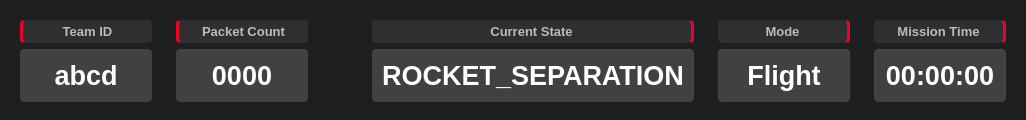
        <widget class="QFrame" name="header_frame">
         <property name="minimumSize">
          <size>
           <width>0</width>
           <height>120</height>
          </size>
         </property>
         <property name="maximumSize">
          <size>
           <width>16777215</width>
           <height>120</height>
          </size>
         </property>
         <property name="styleSheet">
          <string notr="true">border:none;
margin: 0px;
padding: 0px;
background-color: rgb(30, 31, 32);
border-radius: 4px;
</string>
         </property>
         <property name="frameShape">
          <enum>QFrame::NoFrame</enum>
         </property>
         <property name="frameShadow">
          <enum>QFrame::Raised</enum>
         </property>
         <layout class="QHBoxLayout" name="horizontalLayout_2">
          <item>
           <widget class="QFrame" name="team_id_container">
            <property name="minimumSize">
             <size>
              <width>150</width>
              <height>100</height>
             </size>
            </property>
            <property name="maximumSize">
             <size>
              <width>150</width>
              <height>100</height>
             </size>
            </property>
            <property name="styleSheet">
             <string notr="true">margin: 0;
padding: 0;
height: 100%;</string>
            </property>
            <property name="frameShape">
             <enum>QFrame::StyledPanel</enum>
            </property>
            <property name="frameShadow">
             <enum>QFrame::Raised</enum>
            </property>
            <layout class="QVBoxLayout" name="verticalLayout_3">
             <property name="leftMargin">
              <number>9</number>
             </property>
             <property name="topMargin">
              <number>9</number>
             </property>
             <property name="rightMargin">
              <number>9</number>
             </property>
             <property name="bottomMargin">
              <number>9</number>
             </property>
             <item>
              <widget class="QLabel" name="team_id_label">
               <property name="minimumSize">
                <size>
                 <width>0</width>
                 <height>23</height>
                </size>
               </property>
               <property name="maximumSize">
                <size>
                 <width>16777215</width>
                 <height>23</height>
                </size>
               </property>
               <property name="font">
                <font>
                 <pointsize>10</pointsize>
                 <italic>false</italic>
                 <bold>true</bold>
                </font>
               </property>
               <property name="layoutDirection">
                <enum>Qt::LeftToRight</enum>
               </property>
               <property name="styleSheet">
                <string notr="true">background: rgb(46, 47, 48);
padding: 5px 10px;
margin: 0;
color: #bbb;
border: none;
font:bold;
border-radius: 4px;
border-left: 3px solid rgb(240, 0, 45);</string>
               </property>
               <property name="text">
                <string>Team ID</string>
               </property>
               <property name="textFormat">
                <enum>Qt::AutoText</enum>
               </property>
               <property name="alignment">
                <set>Qt::AlignCenter</set>
               </property>
              </widget>
             </item>
             <item>
              <widget class="QLabel" name="team_id">
               <property name="minimumSize">
                <size>
                 <width>0</width>
                 <height>0</height>
                </size>
               </property>
               <property name="maximumSize">
                <size>
                 <width>16777215</width>
                 <height>16777215</height>
                </size>
               </property>
               <property name="font">
                <font>
                 <pointsize>20</pointsize>
                 <italic>false</italic>
                 <bold>true</bold>
                </font>
               </property>
               <property name="styleSheet">
                <string notr="true">background-color: rgb(64, 65, 66);
color: white;
border: none;
border-radius: 4px;
padding: 10px 10px;
margin: 0;
</string>
               </property>
               <property name="text">
                <string>abcd</string>
               </property>
               <property name="alignment">
                <set>Qt::AlignCenter</set>
               </property>
              </widget>
             </item>
            </layout>
           </widget>
          </item>
          <item>
           <widget class="QFrame" name="packet_count_container">
            <property name="minimumSize">
             <size>
              <width>150</width>
              <height>100</height>
             </size>
            </property>
            <property name="maximumSize">
             <size>
              <width>16777215</width>
              <height>16777215</height>
             </size>
            </property>
            <property name="styleSheet">
             <string notr="true">margin: 0;
padding: 0;
height: 100%;</string>
            </property>
            <property name="frameShape">
             <enum>QFrame::StyledPanel</enum>
            </property>
            <property name="frameShadow">
             <enum>QFrame::Raised</enum>
            </property>
            <layout class="QVBoxLayout" name="verticalLayout_4">
             <item>
              <widget class="QLabel" name="packet_count_label">
               <property name="minimumSize">
                <size>
                 <width>0</width>
                 <height>23</height>
                </size>
               </property>
               <property name="maximumSize">
                <size>
                 <width>16777215</width>
                 <height>23</height>
                </size>
               </property>
               <property name="font">
                <font>
                 <pointsize>10</pointsize>
                 <italic>false</italic>
                 <bold>true</bold>
                </font>
               </property>
               <property name="layoutDirection">
                <enum>Qt::LeftToRight</enum>
               </property>
               <property name="styleSheet">
                <string notr="true">background: rgb(46, 47, 48);
padding: 5px 10px;
margin: 0;
color: #bbb;
border: none;
font:bold;
border-radius: 4px;
border-left: 3px solid rgb(240, 0, 45);</string>
               </property>
               <property name="text">
                <string>Packet Count</string>
               </property>
               <property name="textFormat">
                <enum>Qt::AutoText</enum>
               </property>
               <property name="alignment">
                <set>Qt::AlignCenter</set>
               </property>
              </widget>
             </item>
             <item>
              <widget class="QLabel" name="packet_count">
               <property name="minimumSize">
                <size>
                 <width>0</width>
                 <height>0</height>
                </size>
               </property>
               <property name="maximumSize">
                <size>
                 <width>16777215</width>
                 <height>16777215</height>
                </size>
               </property>
               <property name="font">
                <font>
                 <pointsize>20</pointsize>
                 <italic>false</italic>
                 <bold>true</bold>
                </font>
               </property>
               <property name="styleSheet">
                <string notr="true">background-color: rgb(64, 65, 66);
color: white;
border: none;
border-radius: 4px;
padding: 10px 10px;
margin: 0;
</string>
               </property>
               <property name="text">
                <string>&lt;html&gt;&lt;head/&gt;&lt;body&gt;&lt;p&gt;0000&lt;/p&gt;&lt;/body&gt;&lt;/html&gt;</string>
               </property>
               <property name="alignment">
                <set>Qt::AlignCenter</set>
               </property>
              </widget>
             </item>
            </layout>
           </widget>
          </item>
          <item>
           <spacer name="header_spacer">
            <property name="orientation">
             <enum>Qt::Horizontal</enum>
            </property>
            <property name="sizeType">
             <enum>QSizePolicy::Expanding</enum>
            </property>
            <property name="sizeHint" stdset="0">
             <size>
              <width>40</width>
              <height>20</height>
             </size>
            </property>
           </spacer>
          </item>
          <item>
           <widget class="QFrame" name="state_container">
            <property name="minimumSize">
             <size>
              <width>150</width>
              <height>100</height>
             </size>
            </property>
            <property name="maximumSize">
             <size>
              <width>350</width>
              <height>100</height>
             </size>
            </property>
            <property name="styleSheet">
             <string notr="true">margin: 0;
padding: 0;
height: 100%;</string>
            </property>
            <property name="frameShape">
             <enum>QFrame::StyledPanel</enum>
            </property>
            <property name="frameShadow">
             <enum>QFrame::Raised</enum>
            </property>
            <layout class="QVBoxLayout" name="verticalLayout_8">
             <item>
              <widget class="QLabel" name="state_label">
               <property name="minimumSize">
                <size>
                 <width>0</width>
                 <height>23</height>
                </size>
               </property>
               <property name="maximumSize">
                <size>
                 <width>16777215</width>
                 <height>23</height>
                </size>
               </property>
               <property name="font">
                <font>
                 <pointsize>10</pointsize>
                 <italic>false</italic>
                 <bold>true</bold>
                </font>
               </property>
               <property name="layoutDirection">
                <enum>Qt::LeftToRight</enum>
               </property>
               <property name="styleSheet">
                <string notr="true">background: rgb(46, 47, 48);
padding: 5px 10px;
margin: 0;
color: #bbb;
border: none;
font:bold;
border-radius: 4px;
border-right: 3px solid rgb(240, 0, 45);</string>
               </property>
               <property name="text">
                <string>Current State</string>
               </property>
               <property name="textFormat">
                <enum>Qt::AutoText</enum>
               </property>
               <property name="alignment">
                <set>Qt::AlignCenter</set>
               </property>
              </widget>
             </item>
             <item>
              <widget class="QLabel" name="state">
               <property name="minimumSize">
                <size>
                 <width>0</width>
                 <height>0</height>
                </size>
               </property>
               <property name="maximumSize">
                <size>
                 <width>16777215</width>
                 <height>16777215</height>
                </size>
               </property>
               <property name="font">
                <font>
                 <pointsize>20</pointsize>
                 <italic>false</italic>
                 <bold>true</bold>
                </font>
               </property>
               <property name="styleSheet">
                <string notr="true">background-color: rgb(64, 65, 66);
color: white;
border: none;
border-radius: 4px;
padding: 10px 10px;
margin: 0;
</string>
               </property>
               <property name="text">
                <string>ROCKET_SEPARATION</string>
               </property>
               <property name="alignment">
                <set>Qt::AlignCenter</set>
               </property>
              </widget>
             </item>
            </layout>
           </widget>
          </item>
          <item>
           <widget class="QFrame" name="mode_container">
            <property name="minimumSize">
             <size>
              <width>150</width>
              <height>100</height>
             </size>
            </property>
            <property name="maximumSize">
             <size>
              <width>300</width>
              <height>100</height>
             </size>
            </property>
            <property name="styleSheet">
             <string notr="true">margin: 0;
padding: 0;
height: 100%;</string>
            </property>
            <property name="frameShape">
             <enum>QFrame::StyledPanel</enum>
            </property>
            <property name="frameShadow">
             <enum>QFrame::Raised</enum>
            </property>
            <layout class="QVBoxLayout" name="verticalLayout_5">
             <item>
              <widget class="QLabel" name="mode_label">
               <property name="minimumSize">
                <size>
                 <width>0</width>
                 <height>23</height>
                </size>
               </property>
               <property name="maximumSize">
                <size>
                 <width>16777215</width>
                 <height>23</height>
                </size>
               </property>
               <property name="font">
                <font>
                 <pointsize>10</pointsize>
                 <italic>false</italic>
                 <bold>true</bold>
                </font>
               </property>
               <property name="layoutDirection">
                <enum>Qt::LeftToRight</enum>
               </property>
               <property name="styleSheet">
                <string notr="true">background: rgb(46, 47, 48);
padding: 5px 10px;
margin: 0;
color: #bbb;
border: none;
font:bold;
border-radius: 4px;
border-right: 3px solid rgb(240, 0, 45);</string>
               </property>
               <property name="text">
                <string>Mode</string>
               </property>
               <property name="textFormat">
                <enum>Qt::AutoText</enum>
               </property>
               <property name="alignment">
                <set>Qt::AlignCenter</set>
               </property>
              </widget>
             </item>
             <item>
              <widget class="QLabel" name="mode">
               <property name="minimumSize">
                <size>
                 <width>0</width>
                 <height>0</height>
                </size>
               </property>
               <property name="maximumSize">
                <size>
                 <width>16777215</width>
                 <height>16777215</height>
                </size>
               </property>
               <property name="font">
                <font>
                 <pointsize>20</pointsize>
                 <italic>false</italic>
                 <bold>true</bold>
                </font>
               </property>
               <property name="styleSheet">
                <string notr="true">background-color: rgb(64, 65, 66);
color: white;
border: none;
border-radius: 4px;
padding: 10px 10px;
margin: 0;
</string>
               </property>
               <property name="text">
                <string>Flight</string>
               </property>
               <property name="alignment">
                <set>Qt::AlignCenter</set>
               </property>
              </widget>
             </item>
            </layout>
           </widget>
          </item>
          <item>
           <widget class="QFrame" name="mission_time_container">
            <property name="minimumSize">
             <size>
              <width>150</width>
              <height>100</height>
             </size>
            </property>
            <property name="maximumSize">
             <size>
              <width>150</width>
              <height>100</height>
             </size>
            </property>
            <property name="styleSheet">
             <string notr="true">margin: 0;
padding: 0;
height: 100%;</string>
            </property>
            <property name="frameShape">
             <enum>QFrame::StyledPanel</enum>
            </property>
            <property name="frameShadow">
             <enum>QFrame::Raised</enum>
            </property>
            <layout class="QVBoxLayout" name="verticalLayout_6">
             <item>
              <widget class="QLabel" name="mission_time_label">
               <property name="minimumSize">
                <size>
                 <width>0</width>
                 <height>23</height>
                </size>
               </property>
               <property name="maximumSize">
                <size>
                 <width>16777215</width>
                 <height>23</height>
                </size>
               </property>
               <property name="font">
                <font>
                 <pointsize>10</pointsize>
                 <italic>false</italic>
                 <bold>true</bold>
                </font>
               </property>
               <property name="layoutDirection">
                <enum>Qt::LeftToRight</enum>
               </property>
               <property name="styleSheet">
                <string notr="true">background: rgb(46, 47, 48);
padding: 5px 10px;
margin: 0;
color: #bbb;
border: none;
font:bold;
border-radius: 4px;
border-right: 3px solid rgb(240, 0, 45);</string>
               </property>
               <property name="text">
                <string>Mission Time</string>
               </property>
               <property name="textFormat">
                <enum>Qt::AutoText</enum>
               </property>
               <property name="alignment">
                <set>Qt::AlignCenter</set>
               </property>
              </widget>
             </item>
             <item>
              <widget class="QLabel" name="mission_time">
               <property name="minimumSize">
                <size>
                 <width>0</width>
                 <height>0</height>
                </size>
               </property>
               <property name="maximumSize">
                <size>
                 <width>16777215</width>
                 <height>16777215</height>
                </size>
               </property>
               <property name="font">
                <font>
                 <pointsize>20</pointsize>
                 <italic>false</italic>
                 <bold>true</bold>
                </font>
               </property>
               <property name="styleSheet">
                <string notr="true">background-color: rgb(64, 65, 66);
color: white;
border: none;
border-radius: 4px;
padding: 10px 10px;
margin: 0;
</string>
               </property>
               <property name="text">
                <string>00:00:00</string>
               </property>
               <property name="alignment">
                <set>Qt::AlignCenter</set>
               </property>
              </widget>
             </item>
            </layout>
           </widget>
          </item>
         </layout>
        </widget>
